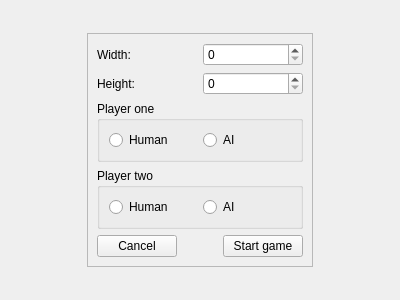
<?xml version="1.0" encoding="UTF-8"?>
<ui version="4.0">
 <class>GameConfig</class>
 <widget class="QWidget" name="GameConfig">
  <property name="geometry">
   <rect>
    <x>0</x>
    <y>0</y>
    <width>400</width>
    <height>300</height>
   </rect>
  </property>
  <property name="windowTitle">
   <string>Form</string>
  </property>
  <layout class="QGridLayout" name="gridLayout">
   <item row="1" column="0">
    <spacer name="horizontalSpacer">
     <property name="orientation">
      <enum>Qt::Horizontal</enum>
     </property>
     <property name="sizeHint" stdset="0">
      <size>
       <width>40</width>
       <height>20</height>
      </size>
     </property>
    </spacer>
   </item>
   <item row="2" column="1">
    <spacer name="verticalSpacer_2">
     <property name="orientation">
      <enum>Qt::Vertical</enum>
     </property>
     <property name="sizeHint" stdset="0">
      <size>
       <width>20</width>
       <height>40</height>
      </size>
     </property>
    </spacer>
   </item>
   <item row="0" column="1">
    <spacer name="verticalSpacer">
     <property name="orientation">
      <enum>Qt::Vertical</enum>
     </property>
     <property name="sizeHint" stdset="0">
      <size>
       <width>20</width>
       <height>40</height>
      </size>
     </property>
    </spacer>
   </item>
   <item row="1" column="1">
    <widget class="QFrame" name="frame">
     <property name="frameShape">
      <enum>QFrame::StyledPanel</enum>
     </property>
     <property name="frameShadow">
      <enum>QFrame::Raised</enum>
     </property>
     <layout class="QVBoxLayout" name="verticalLayout">
      <item>
       <layout class="QHBoxLayout" name="horizontalLayout_4">
        <item>
         <widget class="QLabel" name="label">
          <property name="text">
           <string>Width:</string>
          </property>
         </widget>
        </item>
        <item>
         <widget class="ps::EvenSpinBox" name="widthBox"/>
        </item>
       </layout>
      </item>
      <item>
       <layout class="QHBoxLayout" name="horizontalLayout_6">
        <item>
         <widget class="QLabel" name="label_2">
          <property name="text">
           <string>Height:</string>
          </property>
         </widget>
        </item>
        <item>
         <widget class="ps::EvenSpinBox" name="heightBox"/>
        </item>
       </layout>
      </item>
      <item>
       <widget class="QGroupBox" name="playerOneGroup">
        <property name="title">
         <string>Player one</string>
        </property>
        <layout class="QHBoxLayout" name="horizontalLayout">
         <item>
          <widget class="QRadioButton" name="playerOneHuman">
           <property name="text">
            <string>Human</string>
           </property>
          </widget>
         </item>
         <item>
          <widget class="QRadioButton" name="playerOneAI">
           <property name="text">
            <string>AI</string>
           </property>
          </widget>
         </item>
        </layout>
       </widget>
      </item>
      <item>
       <widget class="QGroupBox" name="playerTwoGroup">
        <property name="title">
         <string>Player two</string>
        </property>
        <layout class="QHBoxLayout" name="horizontalLayout_2">
         <item>
          <widget class="QRadioButton" name="playerTwoHuman">
           <property name="text">
            <string>Human</string>
           </property>
          </widget>
         </item>
         <item>
          <widget class="QRadioButton" name="playerTwoAI">
           <property name="text">
            <string>AI</string>
           </property>
          </widget>
         </item>
        </layout>
       </widget>
      </item>
      <item>
       <layout class="QHBoxLayout" name="horizontalLayout_5">
        <item>
         <widget class="QPushButton" name="cancelButton">
          <property name="text">
           <string>Cancel</string>
          </property>
         </widget>
        </item>
        <item>
         <spacer name="horizontalSpacer_9">
          <property name="orientation">
           <enum>Qt::Horizontal</enum>
          </property>
          <property name="sizeHint" stdset="0">
           <size>
            <width>40</width>
            <height>20</height>
           </size>
          </property>
         </spacer>
        </item>
        <item>
         <widget class="QPushButton" name="startGameButton">
          <property name="text">
           <string>Start game</string>
          </property>
         </widget>
        </item>
       </layout>
      </item>
     </layout>
    </widget>
   </item>
   <item row="1" column="2">
    <spacer name="horizontalSpacer_2">
     <property name="orientation">
      <enum>Qt::Horizontal</enum>
     </property>
     <property name="sizeHint" stdset="0">
      <size>
       <width>40</width>
       <height>20</height>
      </size>
     </property>
    </spacer>
   </item>
  </layout>
 </widget>
 <customwidgets>
  <customwidget>
   <class>ps::EvenSpinBox</class>
   <extends>QSpinBox</extends>
   <header>ps/views/evenspinbox.hpp</header>
  </customwidget>
 </customwidgets>
 <resources/>
 <connections/>
</ui>
